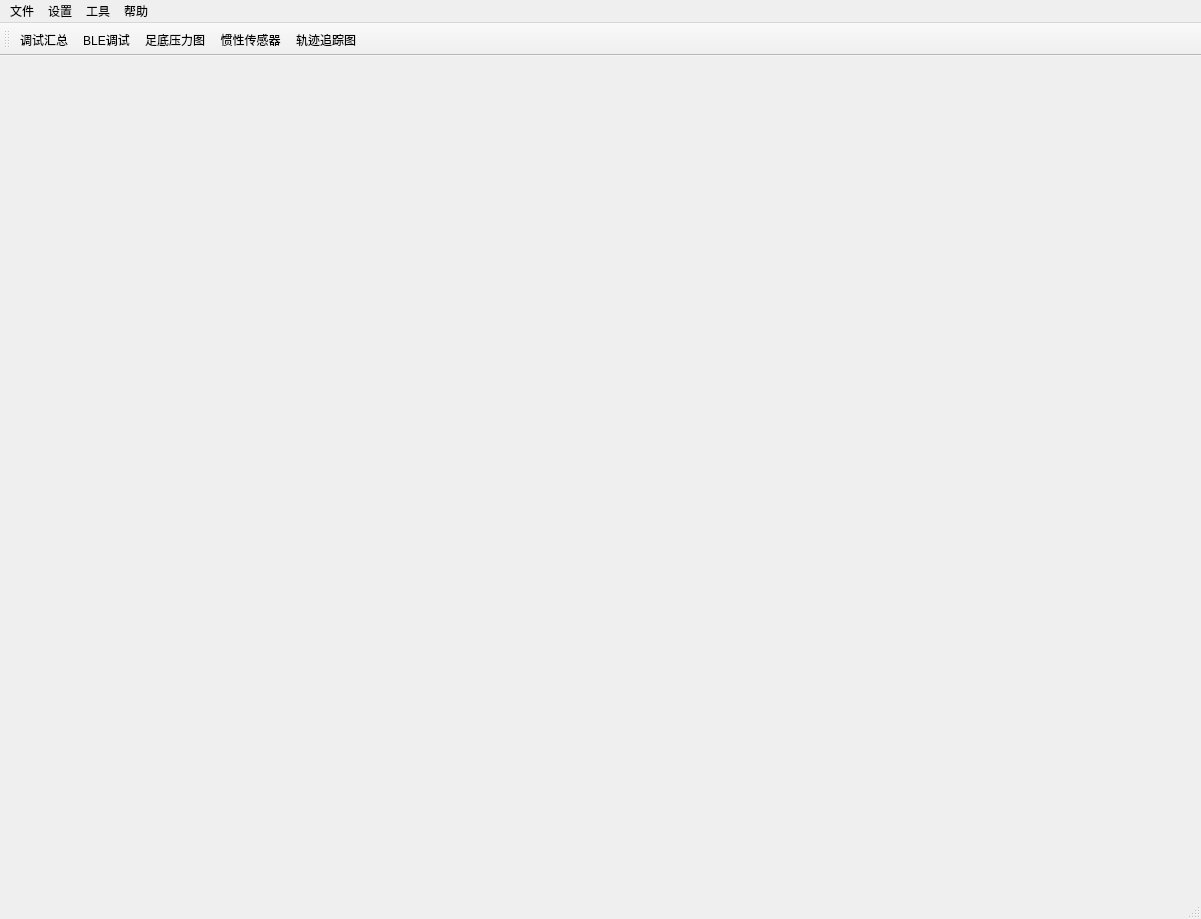
<?xml version="1.0" encoding="UTF-8"?>
<ui version="4.0">
 <class>MainWindow</class>
 <widget class="QMainWindow" name="MainWindow">
  <property name="geometry">
   <rect>
    <x>0</x>
    <y>0</y>
    <width>1201</width>
    <height>919</height>
   </rect>
  </property>
  <property name="sizePolicy">
   <sizepolicy hsizetype="Minimum" vsizetype="Minimum">
    <horstretch>200</horstretch>
    <verstretch>200</verstretch>
   </sizepolicy>
  </property>
  <property name="windowTitle">
   <string>室内定位系统上位机</string>
  </property>
  <property name="accessibleName">
   <string/>
  </property>
  <widget class="QWidget" name="centralwidget">
   <layout class="QHBoxLayout" name="horizontalLayout">
    <item>
     <widget class="QStackedWidget" name="pageStack">
      <property name="sizePolicy">
       <sizepolicy hsizetype="Minimum" vsizetype="Minimum">
        <horstretch>200</horstretch>
        <verstretch>200</verstretch>
       </sizepolicy>
      </property>
     </widget>
    </item>
   </layout>
  </widget>
  <widget class="QMenuBar" name="menubar">
   <property name="geometry">
    <rect>
     <x>0</x>
     <y>0</y>
     <width>1201</width>
     <height>25</height>
    </rect>
   </property>
   <property name="nativeMenuBar">
    <bool>true</bool>
   </property>
   <widget class="QMenu" name="menu">
    <property name="title">
     <string>文件</string>
    </property>
    <property name="icon">
     <iconset theme="audio-card">
      <normaloff>.</normaloff>.</iconset>
    </property>
   </widget>
   <widget class="QMenu" name="menu_2">
    <property name="title">
     <string>设置</string>
    </property>
   </widget>
   <widget class="QMenu" name="menu_3">
    <property name="title">
     <string>工具</string>
    </property>
   </widget>
   <widget class="QMenu" name="menu_4">
    <property name="title">
     <string>帮助</string>
    </property>
   </widget>
   <addaction name="menu"/>
   <addaction name="menu_2"/>
   <addaction name="menu_3"/>
   <addaction name="menu_4"/>
  </widget>
  <widget class="QStatusBar" name="statusbar"/>
  <widget class="QToolBar" name="toolBar">
   <property name="windowTitle">
    <string>toolBar</string>
   </property>
   <property name="toolButtonStyle">
    <enum>Qt::ToolButtonTextUnderIcon</enum>
   </property>
   <attribute name="toolBarArea">
    <enum>TopToolBarArea</enum>
   </attribute>
   <attribute name="toolBarBreak">
    <bool>false</bool>
   </attribute>
   <addaction name="toDebugButton"/>
   <addaction name="toBleButton"/>
   <addaction name="toPlantarButton"/>
   <addaction name="toImuButton"/>
   <addaction name="toTrackButton"/>
  </widget>
  <action name="toBleButton">
   <property name="checkable">
    <bool>false</bool>
   </property>
   <property name="icon">
    <iconset theme="face-angel" resource="icon.qrc">
     <normaloff>:/toolBar/images/bluetooth.png</normaloff>:/toolBar/images/bluetooth.png</iconset>
   </property>
   <property name="text">
    <string>BLE调试</string>
   </property>
   <property name="toolTip">
    <string>跳转到BLE调试页面</string>
   </property>
   <property name="shortcut">
    <string>Ctrl+1</string>
   </property>
   <property name="priority">
    <enum>QAction::HighPriority</enum>
   </property>
  </action>
  <action name="toPlantarButton">
   <property name="icon">
    <iconset resource="icon.qrc">
     <normaloff>:/toolBar/images/footPressure.png</normaloff>:/toolBar/images/footPressure.png</iconset>
   </property>
   <property name="text">
    <string>足底压力图</string>
   </property>
   <property name="toolTip">
    <string>跳转至足底压力传感器监测</string>
   </property>
   <property name="shortcut">
    <string>Ctrl+2</string>
   </property>
  </action>
  <action name="toImuButton">
   <property name="icon">
    <iconset resource="icon.qrc">
     <normaloff>:/toolBar/images/imu.png</normaloff>:/toolBar/images/imu.png</iconset>
   </property>
   <property name="text">
    <string>惯性传感器</string>
   </property>
   <property name="toolTip">
    <string>跳转到IMU界面</string>
   </property>
   <property name="shortcut">
    <string>Ctrl+3</string>
   </property>
  </action>
  <action name="toTrackButton">
   <property name="icon">
    <iconset resource="icon.qrc">
     <normaloff>:/toolBar/images/track3.png</normaloff>:/toolBar/images/track3.png</iconset>
   </property>
   <property name="text">
    <string>轨迹追踪图</string>
   </property>
   <property name="toolTip">
    <string>跳转到轨迹页面</string>
   </property>
   <property name="shortcut">
    <string>Ctrl+4</string>
   </property>
  </action>
  <action name="toDebugButton">
   <property name="icon">
    <iconset resource="icon.qrc">
     <normaloff>:/toolBar/images/debug1.png</normaloff>:/toolBar/images/debug1.png</iconset>
   </property>
   <property name="text">
    <string>调试汇总</string>
   </property>
   <property name="shortcut">
    <string>Ctrl+5</string>
   </property>
  </action>
 </widget>
 <resources>
  <include location="icon.qrc"/>
 </resources>
 <connections/>
</ui>
